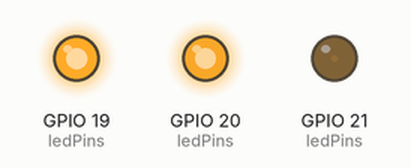
Simulated run of this sketch. Board: ESP32. Shown: output pins drawn as LEDs (lit = HIGH).

Above: at 0.05 s.
At 0.65 s:
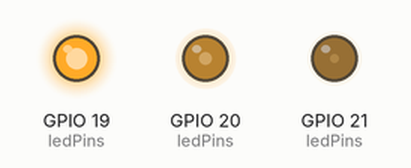
At 1.25 s:
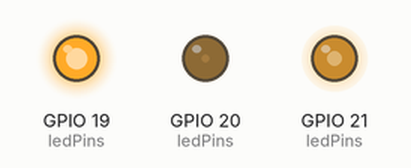
At 2.5 s:
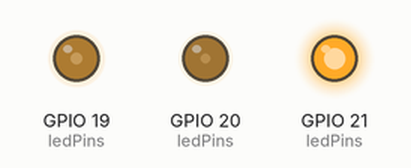
At 3.7 s:
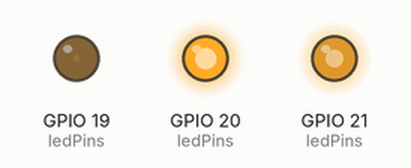
At 4.95 s:
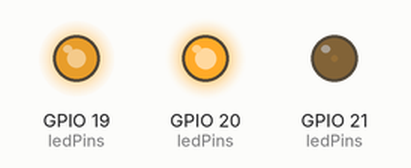
Timing chart, 0 to 6.7 s (numbered marks = the images above):
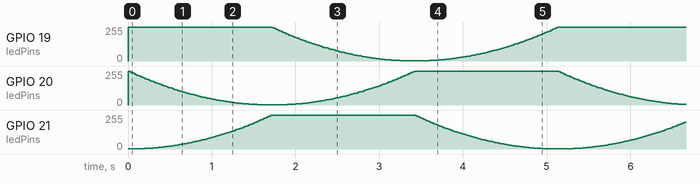

The sketch:

5.2_RGB_LED_GRADIENT.ino
```cpp
const byte ledPins[] = {21, 20, 19}; // define r, g, b
const byte chns[] = {0, 1, 2}; // define the pwn channels

void setup() {
  // put your setup code here, to run once:
  Serial.begin(115200);

  for (int i = 0; i < 3; i++) {
    ledcAttachChannel(ledPins[i], 1000, 8, chns[i]);
  }
}

void loop() {
  // put your main code here, to run repeatedly:
  const uint resolution = 256;
  const uint looptime = 5120;
  for (uint i = 0; i < resolution; i++) {
    setColour(i, resolution);
    delay(looptime / resolution);
  }
}

void setColour(uint x, const uint resolution) {
  x = x % resolution;
  float res = (float) resolution;

  float multiplier = -255.0f / (res * res / 9.0f); // this multiplier transforms the quadratics to be between 0 and 255

  float translated_x = (x - res / 3);
  if (translated_x < 0) translated_x += res;

  float r = multiplier * (translated_x - res / 3) * (translated_x - res);
  float g = multiplier * x * (x - 2 * res / 3);
  float b = multiplier * (x - res / 3) * (x - res);

  uint red = (int) constrain(r, 0, 255);
  uint green = (int) constrain(g, 0, 255);
  uint blue = (int) constrain(b, 0, 255);

  // Serial.print("\r\nx: ");
  // Serial.print(x);
  // Serial.print("\r\nRed: ");
  // Serial.print(red);
  // Serial.print("\r\nGreen: ");
  // Serial.print(green);
  // Serial.print("\r\nBlue: ");
  // Serial.print(blue);

  // actually write to the pins
  ledcWrite(ledPins[0], 255 - red);
  ledcWrite(ledPins[1], 255 - green);
  ledcWrite(ledPins[2], 255 - blue);
}
```
